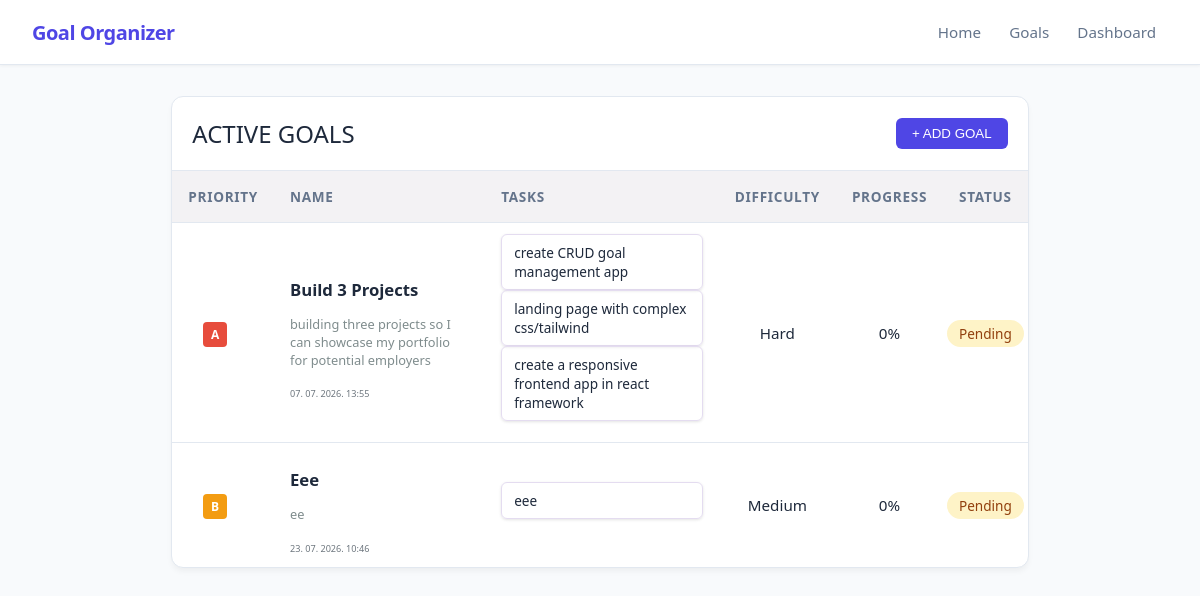
The app's page /goals, older data.
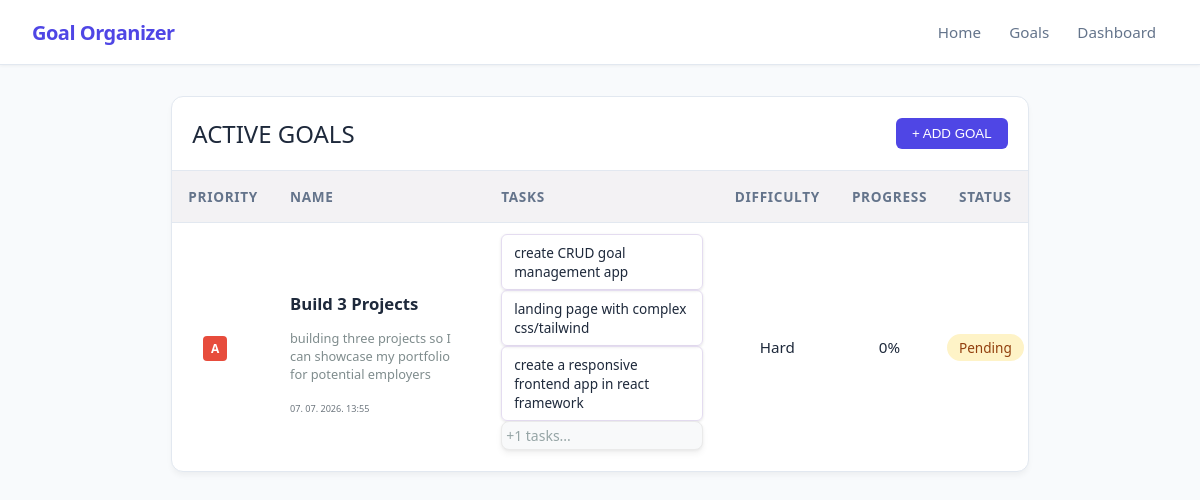
The same page, newer data.
### app/models_db.py (models this page shows, shortened)
class Goal(db.Model):
    __tablename__ = 'goals'
    id = db.Column(db.Integer, primary_key=True)
    title = db.Column(db.String(100), nullable=False)
    description = db.Column(db.Text, nullable=False)
    is_completed = db.Column(db.Boolean, default=False)
    progress_percentage = db.Column(db.Float, default=0.0)
    difficulty = db.Column(db.String(20), nullable=False, default='Medium')
    priority = db.Column(db.String(1), nullable=False, default='b')
    created_at = db.Column(db.DateTime, default=datetime.now(timezone.utc), nullable=False)
    tasks = db.relationship('Task', backref='goal', cascade="all, delete-orphan", lazy=True)

class Task(db.Model):
    __tablename__ = 'tasks'
    id = db.Column(db.Integer, primary_key=True)
    text = db.Column(db.String(255), nullable=False)
    is_completed = db.Column(db.Boolean, default=False)
    goal_id = db.Column(db.Integer, db.ForeignKey('goals.id', ondelete='CASCADE'), nullable=False)

### app/routes.py (the view)
@main.route('/goals')
def show_goals():
    goals = Goal.query.order_by(Goal.priority.asc()).all()
    return render_template('goals.html', goals=goals)

### app/templates/goals.html (shortened to what this page needs)
{% extends 'base.html' %}
{% block content %}
<div class="container goal-container">
    <div class="table-container">
        <div class="bar-above-table">
            <h1>active goals</h1>
            <button id="open_form_btn" style="background-color: var(--primary); color: white; border: none; padding: 0.5rem 1rem; border-radius: 6px; cursor: pointer; font-weight: 500;">+ ADD GOAL</button>
        </div>
        <table>
            <thead>
                <tr>
                    <th>Priority</th>
                    <th>Name</th>
                    <th>Tasks</th>
                    <th>Difficulty</th>
                    <th>Progress</th>
                    <th>Status</th>
                </tr>
            </thead>
            <tbody>
                {% for goal in goals %}
                <tr class="clickable-row" data-href=" {{ url_for('main.view_goal', goal_id=goal.id) }}">
                    <td style="padding-left: 0px;"><span class="badge badge-{{ goal.priority }}">{{ goal.priority }}</span></td>
                    <td style="text-align: left; max-width: 200px;">
                        <h2 style="white-space: wrap; overflow: wrap;">{{ goal.title | truncate(30)}}</h2>
                        <p style="color: #7f8c8d; max-width: 250px; font-size: 0.8rem;">{{ goal.description or 'Nema opisa' }}</p>
                        <small class="date">{{ goal.created_at.strftime('%d. %m. %Y. %H:%M') }}</small>
                    </td>
                    <td>
                        {% if goal.tasks %}
                        <ul>
                            {% for task in goal.tasks[:3] %}
                                {% if task %}
                                    <li class="task-cell">
                                            <span class="{% if task.is_completed %}completed-task{% endif %}">
                                                {{ task.text }}
                                            </span>
                                    </li>
                                {% endif %}
                            {% endfor %}
                            {% if goal.tasks|length > 3 %}
                                <li style="display: flex; justify-content: flex-start; text-align: left; color: #95a4a5;">
                                    +{{ (goal.tasks|length) - 3 }} tasks...
                                </li>
                            {% endif %}
                        </ul>
                        {% else %}
                        <small style="color: #b2bec3;">No tasks</small>
                        {% endif %}
                    </td>
                    <td>{{ goal.difficulty }}</td>
                    <td>{{ goal.progress_percentage | round | int }}%</td>
                    <td class="status-cell">
                        {% if goal.is_completed %}
                        <span class="status-done">Completed</span>
                        {% else %}
                        <span class="status-pending">Pending</span>
                        {% endif %}
                    </td>
                </tr>
                {% else %}
                <tr>
                    <td colspan="6" style="text-align: center; color: #7f8c8d;">Trenutno nema spremljenih ciljeva. Dodaj svoj prvi cilj iznad!</td>
                </tr>
                {% endfor %}
            </tbody>
        </table>
    </div>
</div>
{% endblock %}

### app/templates/base.html (shortened to what this page needs)
<!DOCTYPE html>
<html lang="en">
<head>
</head>
<body class="preload">
    <header>
        <nav class="navbar">
            <div class="navbar-container">
                <a href="/" class="navbar-brand">Goal Organizer</a>
                <ul class="navbar-links">
                    <a href="/">Home</a>
                    <a href="/goals" id="goals">Goals</a>
                    <a href="/dashboard">Dashboard</a>
                </ul>
            </div>
        </nav>
    </header>
    <main>
        {%block content %} {% endblock %}
    </main>
</body>
<link rel="stylesheet"
      href="{{ url_for('static', filename='style.css') }}">
</html>

### app/static/style.css (style rules this page uses)
:root { --bg-color: #f8fafc; --card-bg: #ffffff; --text-main: #1e293b; --text-muted: #64748b; --border-color: #e2e8f0; --primary: #4f46e5; --primary-hover: #4338ca; --success: #22c55e; --pending: #f59e0b; --head-bg: #f3f2f4; --card-border-color: #e4dcf0; }
body { font-family: 'Segoe UI', Roboto, Helvetica, Arial, sans-serif; background-color: var(--bg-color); color: var(--text-main); margin: 0; padding: 2rem; display: flex; justify-content: center; padding-top: calc(64px + 2rem); }
.container { display: flex; width: 100%; }
.goal-container { display: flex; gap: 15px; width: 95%; max-width: 1400px; margin: 0 auto; align-items: flex-start; }
.goal-container > :not(#form_container) { flex: 1; width: 100%; min-width: 0; }
h1, h2, h3, a, .goal-title { white-space: nowrap; overflow: hidden; text-overflow: ellipsis; max-width: 100%; }
h1 { text-transform: uppercase; color: var(--text-main); font-size: 1.5em; font-weight: 300; margin: 0; }
h2 { text-transform: capitalize; font-size: 1.1em; font-weight: bold; }
p { word-break: break-word; overflow-wrap: anywhere; white-space: normal; }
.badge { padding: 4px 8px; border-radius: 4px; font-size: 12px; font-weight: bold; text-transform: uppercase; }
.badge-a { background-color: #e74c3c; color: white; }
.status-pending { color: #95a5a6; }
.bar-above-table { padding: 1.25rem; border-bottom: 1px solid var(--border-color); display: flex; justify-content: space-between; align-items: center; overflow: hidden; }
.table-container { width: 1300px; background: var(--card-bg); border-radius: 12px; box-shadow: 0 4px 6px -1px rgba(0, 0, 0, 0.05); border: 1px solid var(--border-color); overflow: visible; }
table { width: 100%; border-collapse: collapse; text-align: left; font-size: 0.95rem; }
th { background-color: var(--head-bg); color: var(--text-muted); padding: 1rem; font-weight: 600; font-size: 0.85rem; text-transform: uppercase; letter-spacing: 0.05em; border-bottom: 1px solid var(--border-color); }
.status-cell { overflow: hidden; white-space: nowrap; padding: 3px; }
td { text-align: center; padding: 0.7rem 1rem; border-bottom: 1px solid var(--border-color); white-space: normal; word-break: break-word; }
tr:last-child td { border-bottom: none; }
table ul { text-align: center; margin: 0; color: var(--text-muted); font-size: 0.875rem; }
ul { text-align: left; margin: 0; padding-bottom: 10px; display: flex; flex-direction: column; gap: 0rem; padding-left: 0px; }
.status-pending { background-color: #fef3c7; color: #92400e; padding: 0.25rem 0.75rem; border-radius: 9999px; font-size: 0.85rem; font-weight: 500; }
.badge { padding: 0.25rem 0.5rem; border-radius: 4px; font-size: 0.75rem; font-weight: 600; text-transform: uppercase; }
.navbar { position: fixed; top: 0; left: 0; right: 0; height: 64px; background-color: var(--card-bg); border-bottom: 1px solid var(--border-color); box-shadow: 0 1px 3px 0 rgba(0, 0, 0, 0.05); display: flex; justify-content: center; align-items: center; z-index: 1000; }
.navbar-container { width: 100%; max-width: 1200px; padding: 0 2rem; display: flex; justify-content: space-between; align-items: center; box-sizing: border-box; }
.navbar-brand { font-size: 1.25rem; font-weight: 700; color: var(--primary); text-decoration: none; letter-spacing: -0.025em; }
.navbar-links { display: inline-block; gap: 1.5rem; list-style: none; margin: 0; padding: 0; }
.navbar-links a { text-decoration: none; color: var(--text-muted); font-size: 0.95rem; font-weight: 500; padding: 0.5rem 0.75rem; border-radius: 6px; transition: color 0.2s, background-color 0.2s; }
.date { color: #6c757d; font-size: 0.6em; }
.clickable-row { cursor: pointer; transition: background-color 0.2s ease; outline: #fbfbfc; transition: outline 0.2s ease; }
li { padding-right: 10px; display: flex; justify-content: flex-start; text-align: left; border: #eaeaea 1px solid; background-color: #f8f9fa; border-radius: 8px; padding: 4px; box-shadow: 0 4px 6px rgba(0, 0, 0, 0.05), 0 1px 3px rgba(0, 0, 0, 0.05); }
.task-cell { background: transparent; display: flex; align-items: center; justify-content: flex-start; max-width: 200px; padding: 0.5rem 0.75rem; margin: 0; font-size: 0.85rem; color: var(--text-main); border: 1px solid var(--card-border-color); border-radius: 6px; box-shadow: 0 1px 3px rgba(0, 0, 0, 0.114); }

Row changes from the older to the newer data that the page shows:
removed Goal: priority "B", title "Eee", description "ee", created_at "23. 07. 2026. 10:46", difficulty "Medium", progress_percentage "0", is_completed "Pending"
no longer on this page (row edited): Task: text "eee", shown under "B"
shown differently, row unchanged: Goal "Build 3 Projects": tasks (not shown) → "1"
